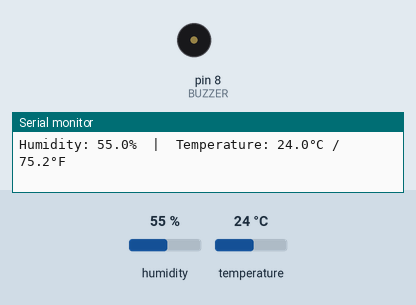
Recording of a sketch running on a simulated Arduino Uno, built with avr-gcc and run on an emulated ATmega328P. Shown: buzzer (waves = sounding), the last lines printed to the serial monitor. The test bench sets the inputs (shaded band); at power-on: temperature 24 °C, humidity 55 %.

Above: at 5.3 s.
5.4 s: temperature set to 42.7 °C
9.0 s: temperature set to 43.9 °C
At 9.9 s:
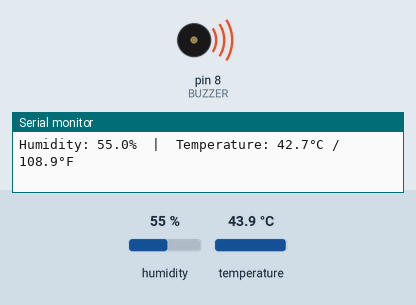
Timing chart, 0 to 26.0 s (numbered marks = the images above; inputs shaded):
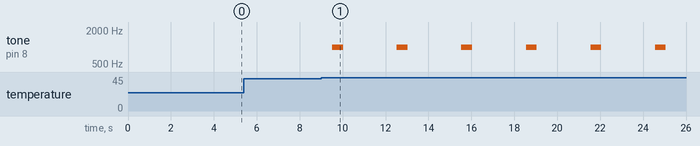

Measured:
- the behaviour switches between 43 and 43.1 °C on temperature (found by bisection; images 0 and 1)
- after the input at 9.0 s, tone on pin 8 (BUZZER): alternates 1000 Hz for 0.50 s and silent for 2.5 s, starting after 0.53 s

The sketch:

DHT.ino
```cpp
#include <DHT.h>

#define DHTPIN 2          // Digital pin connected to the DHT11 sensor data pin
#define DHTTYPE DHT22     // Specifies the sensor type as DHT11
#define BUZZER 8

// Initialize the DHT sensor object
DHT dht(DHTPIN, DHTTYPE);

void setup() {
  Serial.begin(9600);     // Open serial communications at 9600 bps
  Serial.println(F("DHT11 Sensor Initializing..."));

  dht.begin();            // Start the DHT sensor
  pinMode(BUZZER, OUTPUT);

}

void loop() {
  // Wait 2 seconds between measurements (DHT11 is a slow sensor)
  delay(2000);

  // Read humidity percentage
  float humidity = dht.readHumidity();
  // Read temperature in Celsius (default)
  float temperatureC = dht.readTemperature();
  // Read temperature in Fahrenheit (isFahrenheit = true)
  float temperatureF = dht.readTemperature(true);

  // Validate if any readings failed (returns NaN if failed)
  if (isnan(humidity) || isnan(temperatureC) || isnan(temperatureF)) {
    Serial.println(F("Error: Failed to read data from DHT11 sensor!"));
    return;
  }
  if (temperatureC > 43.00){
    tone(BUZZER, 1000);
    delay(500);
    noTone(BUZZER);
    delay(500);
  } else {
    noTone(BUZZER);
    delay(500);

  }

  // Print results to the Serial Monitor
  Serial.print(F("Humidity: "));
  Serial.print(humidity, 1);
  Serial.print(F("%  |  "));

  Serial.print(F("Temperature: "));
  Serial.print(temperatureC, 1);
  Serial.print(F("°C / "));
  Serial.print(temperatureF, 1);
  Serial.println(F("°F"));
}
```
